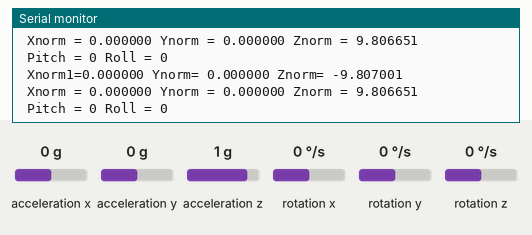
Simulated run of this sketch. Board: Arduino Uno, built with avr-gcc and run on an emulated ATmega328P. Shown: the last lines printed to the serial monitor. The inputs (shaded band) are chosen by the test bench; at power-on: acceleration x 0 g, acceleration z 1 g, acceleration y 0 g, rotation x 0 °/s, rotation y 0 °/s, rotation z 0 °/s.

Above: at 1.2 s.
1.3 s: acceleration x set to -1.4 g
At 1.31 s:
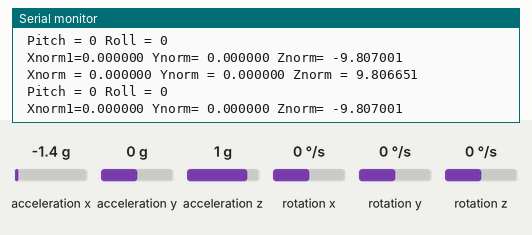
2.8 s: acceleration z set to -1.4 g
At 2.84 s:
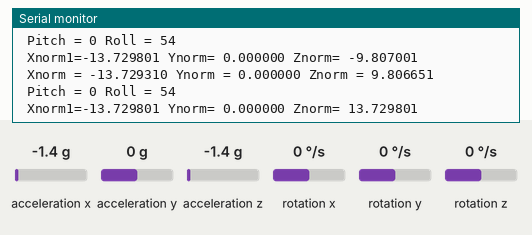
5.8 s: acceleration y set to -1.4 g
At 5.8 s:
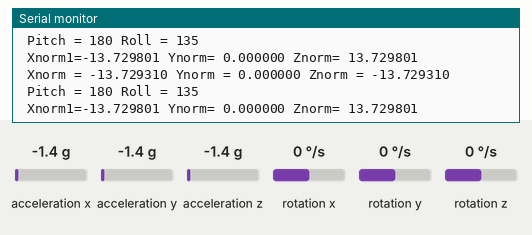
7.3 s: acceleration x set to -0.8 g
At 7.34 s:
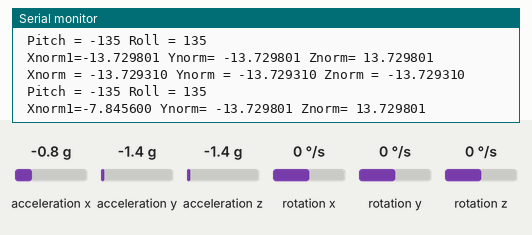
Timing chart, 0 to 10.3 s (numbered marks = the images above; inputs shaded):
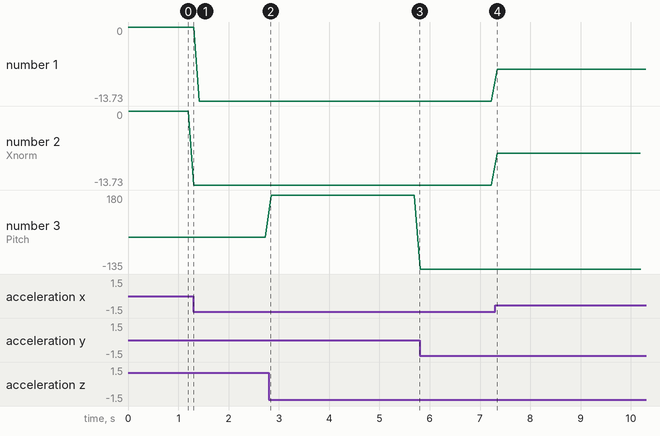

The sketch:

Modulo_gy86_gy91.ino
```cpp
#include <Wire.h>
#include <MPU6050.h>
#include <MPU9250.h>
MPU6050 mpu;
MPU9250 IMU(Wire,0x69);
int status;
// Timers
unsigned long timer = 0;
float timeStep = 0.01;

// Pitch, Roll and Yaw values
float pitch = 0;
float roll = 0;
float yaw = 0;

void setup() {
  Serial.begin(115200);
  while(!Serial) {}
  status = IMU.begin();
  if (status < 0) {
  Serial.println("IMU initialization unsuccessful");
  Serial.println("Check IMU wiring or try cycling power");
  Serial.print("Status: ");
  Serial.println(status);
    while(1) {}
  }
  {

  Serial.println("Initialize MPU6050");

  while(!mpu.begin(MPU6050_SCALE_2000DPS, MPU6050_RANGE_2G))
  {
    Serial.println("Could not find a valid MPU6050 sensor, check wiring!");
    delay(500);
  }
  }
}
void checkSettings()
{
  Serial.println();

  Serial.print(" * Sleep Mode:            ");
  Serial.println(mpu.getSleepEnabled() ? "Enabled" : "Disabled");

  Serial.print(" * Clock Source:          ");
  switch(mpu.getClockSource())
  {
    case MPU6050_CLOCK_KEEP_RESET:     Serial.println("Stops the clock and keeps the timing generator in reset"); break;
    case MPU6050_CLOCK_EXTERNAL_19MHZ: Serial.println("PLL with external 19.2MHz reference"); break;
    case MPU6050_CLOCK_EXTERNAL_32KHZ: Serial.println("PLL with external 32.768kHz reference"); break;
    case MPU6050_CLOCK_PLL_ZGYRO:      Serial.println("PLL with Z axis gyroscope reference"); break;
    case MPU6050_CLOCK_PLL_YGYRO:      Serial.println("PLL with Y axis gyroscope reference"); break;
    case MPU6050_CLOCK_PLL_XGYRO:      Serial.println("PLL with X axis gyroscope reference"); break;
    case MPU6050_CLOCK_INTERNAL_8MHZ:  Serial.println("Internal 8MHz oscillator"); break;
  }

  Serial.print(" * Accelerometer:         ");
  switch(mpu.getRange())
  {
    case MPU6050_RANGE_16G:            Serial.println("+/- 16 g"); break;
    case MPU6050_RANGE_8G:             Serial.println("+/- 8 g"); break;
    case MPU6050_RANGE_4G:             Serial.println("+/- 4 g"); break;
    case MPU6050_RANGE_2G:             Serial.println("+/- 2 g"); break;
  }

  Serial.print(" * Accelerometer offsets: ");
  Serial.print(mpu.getAccelOffsetX());
  Serial.print(" / ");
  Serial.print(mpu.getAccelOffsetY());
  Serial.print(" / ");
  Serial.println(mpu.getAccelOffsetZ());

  Serial.println();
  mpu.calibrateGyro();
  mpu.setThreshold(2);
}
void loop() {
  // read the sensor
  IMU.readSensor();
  // display the data
  Serial.print(" Xnorm1=");
  Serial.print(IMU.getAccelX_mss(),6);
  Serial.print(" Ynorm= ");
  Serial.print(IMU.getAccelY_mss(),6);
  Serial.print(" Znorm= ");
  Serial.println(IMU.getAccelZ_mss(),6);


  timer = millis();
  Vector rawAccel = mpu.readRawAccel();
  Vector normAccel = mpu.readNormalizeAccel();
  Vector norm = mpu.readNormalizeGyro();


  Serial.print(" Xnorm = ");
  Serial.print(normAccel.XAxis,6);
  Serial.print(" Ynorm = ");
  Serial.print(normAccel.YAxis,6);
  Serial.print(" Znorm = ");
  Serial.println(normAccel.ZAxis,6);


    // Calculate Pitch, Roll and Yaw
  pitch = pitch + norm.YAxis * timeStep;
  roll = roll + norm.XAxis * timeStep;
  yaw = yaw + norm.ZAxis * timeStep;

  // Output raw
  int roll = -(atan2(normAccel.XAxis, normAccel.ZAxis)*180.0)/M_PI;
  int pitch = (atan2(normAccel.YAxis, normAccel.ZAxis)*180.0)/M_PI;

  // Output
  Serial.print(" Pitch = ");
  Serial.print(pitch);
  Serial.print(" Roll = ");
  Serial.print(roll);

  Serial.println();
  delay(100);
}
```

Measured:
- after the input at 2.8 s, the serial monitor: prints a new line at once (image 2)
- after the input at 7.3 s, the serial monitor: prints a new line at once (image 4)
- plotted number 1: 0 → -13.73 after the input at 1.3 s, -13.73 → -7.85 after the input at 7.3 s
- plotted number 2: 0 → -13.73 after the input at 1.3 s, -13.73 → -7.85 after the input at 7.3 s
- plotted number 3: 0 → 180 after the input at 2.8 s, 180 → -135 after the input at 5.8 s
